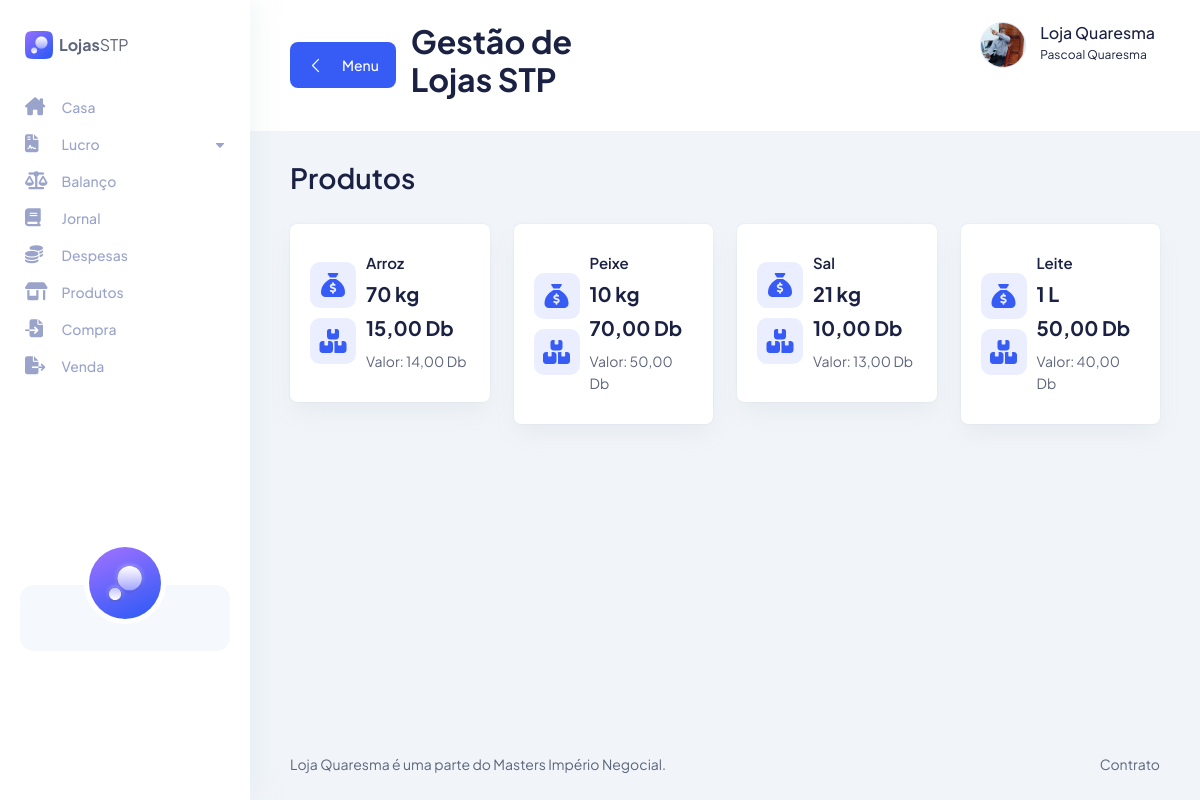
Page /products on the committed database.
### website/models.py (models this page shows)
class Asset(db.Model):
    asset_id = db.Column(db.Integer, primary_key = True)
    asset_name = db.Column(db.String(50))
    quantity = db.Column(db.Integer)
    value = db.Column(db.Numeric(9, 2))
    price = db.Column(db.Numeric(9, 2))
    is_good = db.Column(db.Boolean, default = False) # Will we try to sell this.
    unit = db.Column(db.String(20))

### website/views.py (the view)
@views.route("/products")
def products():
    store = Store.query.first()
    store = {
        "name": store.store_name,
        "cash": format_de(de.Decimal(store.cash)),
        "equity": format_de(de.Decimal(store.equity))
    }
    goods = Asset.query.filter_by(is_good = True).order_by((Asset.price * Asset.quantity).desc())
    goods = [
        {
            "id": g.asset_id,
            "name": g.asset_name,
            "quantity": int(g.quantity),
            "value": format_de(de.Decimal(g.value)),
            "price": format_de(de.Decimal(g.price)),
            "unit": g.unit
        } for g in goods
    ]
    return fl.render_template("products/main.html", store = store, goods = goods)

### website/templates/products/main.html
{% extends "base.html" %}
{% block title %} Produtos {% endblock %}
{% block main %}
  <div class = "row">
    {% for g in goods %}
      <div class = "col-xl-3 col-lg-4 col-sm-6">
        <div class = "icon-card mb-30">
          <div style = "display: flex; flex-direction: column;">
            <a href = "/products/price/{{ g.id }}">
              <div class = "icon primary" style = "padding: 10px; margin-bottom: 5px;">
                <i class = "fa-solid fa-sack-dollar"></i>
              </div>
            </a>
            <a href = "/products">
              <div class = "icon primary" style = "padding: 10px; margin-top: 5px;">
              <i class = "fa-solid fa-boxes-stacked"></i>
            </div>
            </a>
          </div>
          <div class = "content">
            <h6 class = "mb-10"> {{ g.name }} </h6>
            <h3 class = "text-bold mb-10"> {{ g.quantity }} {{ g.unit }} </h3>
            <h3 class = "text-bold mb-10"> {{ g.price}} Db </h3>
            <p class = "text-sm text-danger">
              <span class = "text-gray"> Valor: {{ g.value }} Db</span>
            </p>
          </div>
        </div>
      </div>
    {% endfor %}
  </div>
{% endblock %}

### website/static/css/fullcalendar.css (style rules this page uses)
:root { --fc-daygrid-event-dot-width:8px;--fc-list-event-dot-width:10px;--fc-list-event-hover-bg-color:#f5f5f5 }

### rows in the picture
Asset: name "Arroz", quantity "70", unit "kg", price "15,00", value "14,00"
Asset: name "Peixe", quantity "10", unit "kg", price "70,00", value "50,00"
Asset: name "Sal", quantity "21", unit "kg", price "10,00", value "13,00"
Asset: name "Leite", quantity "1", unit "L", price "50,00", value "40,00"
